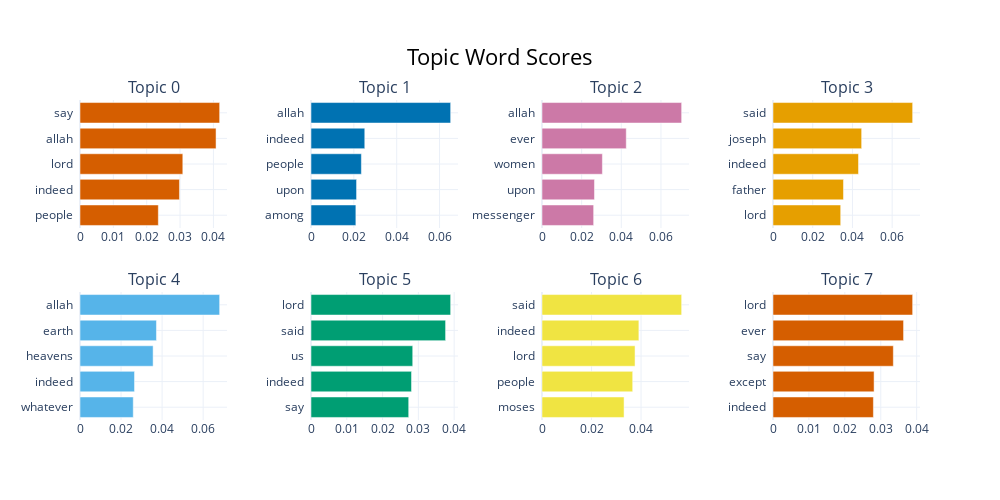

Notebook cell for this chart:
### Markdown cell above
Ejemplo en inglés, mismo procedimiento:

### Code cell
textos_eng = (
    df_en.groupby("capitulo")["texto"]
    .apply(lambda x: " ".join(x))
    .tolist()
)

embeddings_eng = np.stack(embeddings_cap_eng["eng_embeddings"].values)

# Para que no nos salgan stopwords como más predominantes
stopwords_en = list(stopwords.words("english"))
en_vectorizer = CountVectorizer(stop_words=stopwords_en)

bertopic_eng = BERTopic(
    embedding_model = fasttext_english,
    umap_model = umap_reducer_eng,
    hdbscan_model = hdbscan_eng,
    vectorizer_model=en_vectorizer,
    verbose = True
).fit(textos_eng, embeddings_eng)

bertopic_eng.visualize_barchart()

### Figure 1 — Plotly figure (JSON) as saved in the notebook; plotly's stock layout.template omitted (floating-point values rounded to 4 significant figures)
{"data": [{"marker": {"color": "#D55E00"}, "orientation": "h", "type": "bar", "x": [0.02348, 0.02982, 0.03082, 0.04079, 0.04187], "xaxis": "x", "y": ["people  ", "indeed  ", "lord  ", "allah  ", "say  "], "yaxis": "y"}, {"marker": {"color": "#0072B2"}, "orientation": "h", "type": "bar", "x": [0.02094, 0.02126, 0.02351, 0.02509, 0.06517], "xaxis": "x2", "y": ["among  ", "upon  ", "people  ", "indeed  ", "allah  "], "yaxis": "y2"}, {"marker": {"color": "#CC79A7"}, "orientation": "h", "type": "bar", "x": [0.02606, 0.02647, 0.03046, 0.04251, 0.07045], "xaxis": "x3", "y": ["messenger  ", "upon  ", "women  ", "ever  ", "allah  "], "yaxis": "y3"}, {"marker": {"color": "#E69F00"}, "orientation": "h", "type": "bar", "x": [0.03408, 0.03549, 0.04305, 0.04464, 0.07032], "xaxis": "x4", "y": ["lord  ", "father  ", "indeed  ", "joseph  ", "said  "], "yaxis": "y4"}, {"marker": {"color": "#56B4E9"}, "orientation": "h", "type": "bar", "x": [0.02595, 0.02656, 0.03562, 0.03725, 0.06803], "xaxis": "x5", "y": ["whatever  ", "indeed  ", "heavens  ", "earth  ", "allah  "], "yaxis": "y5"}, {"marker": {"color": "#009E73"}, "orientation": "h", "type": "bar", "x": [0.0273, 0.02809, 0.02842, 0.03761, 0.03902], "xaxis": "x6", "y": ["say  ", "indeed  ", "us  ", "said  ", "lord  "], "yaxis": "y6"}, {"marker": {"color": "#F0E442"}, "orientation": "h", "type": "bar", "x": [0.03314, 0.03663, 0.03758, 0.03913, 0.0564], "xaxis": "x7", "y": ["moses  ", "people  ", "lord  ", "indeed  ", "said  "], "yaxis": "y7"}, {"marker": {"color": "#D55E00"}, "orientation": "h", "type": "bar", "x": [0.02795, 0.02814, 0.0335, 0.03635, 0.03888], "xaxis": "x8", "y": ["indeed  ", "except  ", "say  ", "ever  ", "lord  "], "yaxis": "y8"}], "layout": {"annotations": [{"font": {"size": 16}, "showarrow": false, "text": "Topic 0", "x": 0.0875, "xanchor": "center", "xref": "paper", "y": 1, "yanchor": "bottom", "yref": "paper"}, {"font": {"size": 16}, "showarrow": false, "text": "Topic 1", "x": 0.3625, "xanchor": "center", "xref": "paper", "y": 1, "yanchor": "bottom", "yref": "paper"}, {"font": {"size": 16}, "showarrow": false, "text": "Topic 2", "x": 0.6375, "xanchor": "center", "xref": "paper", "y": 1, "yanchor": "bottom", "yref": "paper"}, {"font": {"size": 16}, "showarrow": false, "text": "Topic 3", "x": 0.9125, "xanchor": "center", "xref": "paper", "y": 1, "yanchor": "bottom", "yref": "paper"}, {"font": {"size": 16}, "showarrow": false, "text": "Topic 4", "x": 0.0875, "xanchor": "center", "xref": "paper", "y": 0.4, "yanchor": "bottom", "yref": "paper"}, {"font": {"size": 16}, "showarrow": false, "text": "Topic 5", "x": 0.3625, "xanchor": "center", "xref": "paper", "y": 0.4, "yanchor": "bottom", "yref": "paper"}, {"font": {"size": 16}, "showarrow": false, "text": "Topic 6", "x": 0.6375, "xanchor": "center", "xref": "paper", "y": 0.4, "yanchor": "bottom", "yref": "paper"}, {"font": {"size": 16}, "showarrow": false, "text": "Topic 7", "x": 0.9125, "xanchor": "center", "xref": "paper", "y": 0.4, "yanchor": "bottom", "yref": "paper"}], "height": 500, "hoverlabel": {"bgcolor": "white", "font": {"family": "Rockwell", "size": 16}}, "showlegend": false, "title": {"font": {"color": "Black", "size": 22}, "text": "Topic Word Scores", "x": 0.5, "xanchor": "center", "yanchor": "top"}, "width": 1000, "xaxis": {"anchor": "y", "domain": [0, 0.175], "showgrid": true}, "xaxis2": {"anchor": "y2", "domain": [0.275, 0.45], "showgrid": true}, "xaxis3": {"anchor": "y3", "domain": [0.55, 0.725], "showgrid": true}, "xaxis4": {"anchor": "y4", "domain": [0.825, 1], "showgrid": true}, "xaxis5": {"anchor": "y5", "domain": [0, 0.175], "showgrid": true}, "xaxis6": {"anchor": "y6", "domain": [0.275, 0.45], "showgrid": true}, "xaxis7": {"anchor": "y7", "domain": [0.55, 0.725], "showgrid": true}, "xaxis8": {"anchor": "y8", "domain": [0.825, 1], "showgrid": true}, "yaxis": {"anchor": "x", "domain": [0.6, 1], "showgrid": true}, "yaxis2": {"anchor": "x2", "domain": [0.6, 1], "showgrid": true}, "yaxis3": {"anchor": "x3", "domain": [0.6, 1], "showgrid": true}, "yaxis4": {"anchor": "x4", "domain": [0.6, 1], "showgrid": true}, "yaxis5": {"anchor": "x5", "domain": [0, 0.4], "showgrid": true}, "yaxis6": {"anchor": "x6", "domain": [0, 0.4], "showgrid": true}, "yaxis7": {"anchor": "x7", "domain": [0, 0.4], "showgrid": true}, "yaxis8": {"anchor": "x8", "domain": [0, 0.4], "showgrid": true}}}
